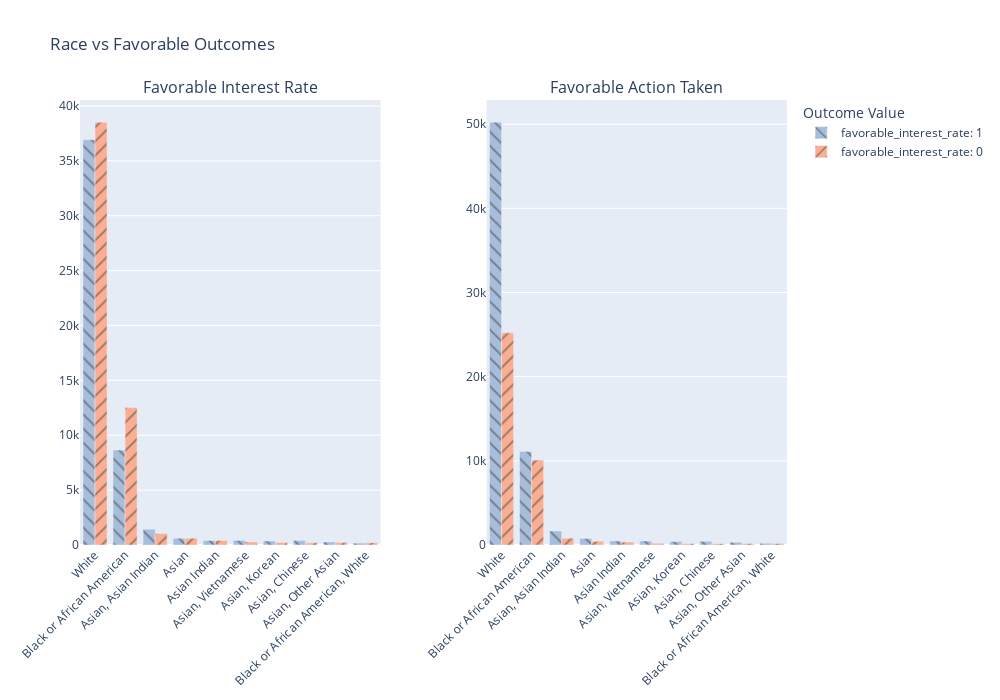
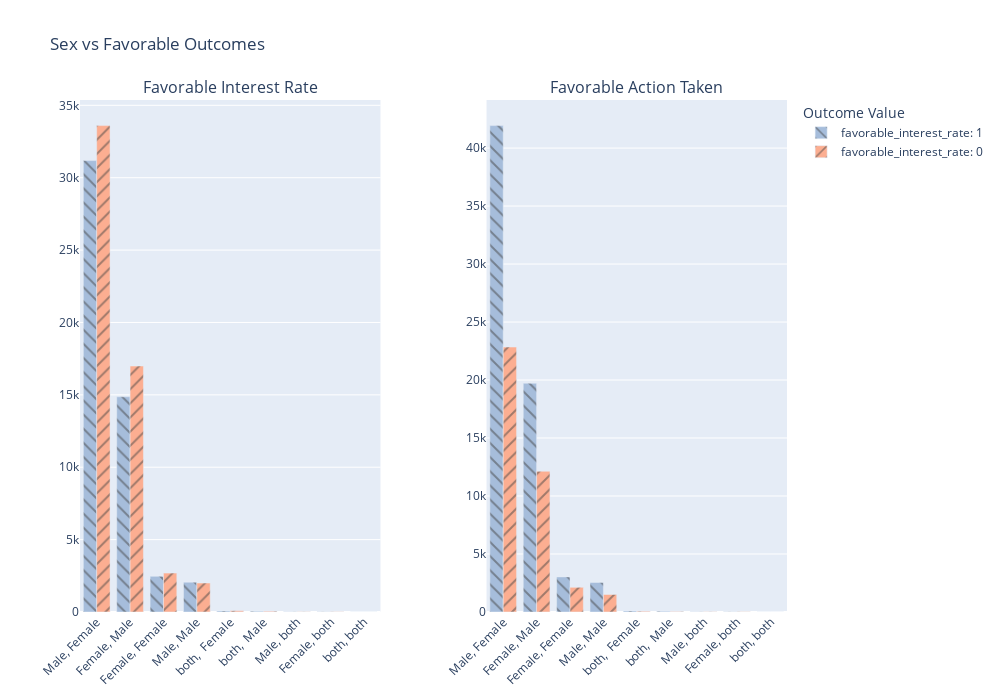

The notebook cell these images were saved under, in order:
### Code cell
%pip install plotly
import plotly.graph_objects as go
from plotly.subplots import make_subplots
bar_colors = ['#a6bddb', '#fcae91']
pattern_shapes = ['\\', '/']

def abbreviate_labels(labels):
    abbr = {label: f"{label}" if 'both' not in label else ', '.join([i if 'both' not in i else 'both' for i in label.split(',')]) for i, label in enumerate(labels)}
    return abbr, list(abbr.values()), abbr.items()

for protected_var, protected_label in {
    'derived_race_new': 'Race',
    'derived_sex_new': 'Sex'
}.items():
    subset = filtered_race if protected_var == 'derived_race_new' else filtered
    category_order = (
        subset[protected_var]
        .value_counts()
        .head(10 if protected_var == 'derived_race_new' else None)
        .sort_values(ascending=False)
        .index.tolist()
    )

    abbr_map, abbr_labels, abbr_items = abbreviate_labels(category_order)
    subset = subset[subset[protected_var].isin(category_order)].copy()
    subset['abbr_label'] = subset[protected_var].map(abbr_map)

    fig = make_subplots(
        rows=1, cols=2,
        subplot_titles=["Favorable Interest Rate", "Favorable Action Taken"],
        horizontal_spacing=0.15
    )

    for i, dep in enumerate(['favorable_interest_rate', 'favorable_action_taken']):
        grouped = (
            subset
            .groupby(['abbr_label', dep])
            .size()
            .reset_index(name='count')
        )
        for j, val in enumerate([1, 0]):
            df = grouped[grouped[dep] == val]
            df['abbr_label'] = pd.Categorical(df['abbr_label'], categories=abbr_labels, ordered=True)
            df = df.sort_values('abbr_label')
            fig.add_trace(
                go.Bar(
                    x=df['abbr_label'],
                    y=df['count'],
                    name=f"{dep}: {val}",
                    marker_color=bar_colors[j],
                    marker_pattern_shape=pattern_shapes[j],
                    showlegend=(i == 0)
                ),
                row=1, col=i+1
            )

    fig.update_layout(
        title_text=f"{protected_label} vs Favorable Outcomes",
        barmode='group',
        height=700,
        width=1000,
        legend_title="Outcome Value"
    )
    fig.update_xaxes(tickangle=-45)

    print(f"\n===== Abbreviation Key for {protected_label} =====\n")
    for long, short in abbr_items:
        print(f"{short}: {long}")

    fig.show()

### Figure 1 — Plotly figure (JSON) as saved in the notebook; plotly's stock layout.template omitted (floating-point values rounded to 4 significant figures)
{"data": [{"marker": {"color": "#a6bddb", "pattern": {"shape": "\\"}}, "name": "favorable_interest_rate: 1", "showlegend": true, "type": "bar", "x": ["White", "Black or African American", "Asian, Asian Indian", "Asian", "Asian Indian", "Asian, Vietnamese", "Asian, Korean", "Asian, Chinese", "Asian, Other Asian", "Black or African American, White"], "xaxis": "x", "y": [36926, 8651, 1440, 611, 412, 421, 367, 400, 274, 175], "yaxis": "y"}, {"marker": {"color": "#fcae91", "pattern": {"shape": "/"}}, "name": "favorable_interest_rate: 0", "showlegend": true, "type": "bar", "x": ["White", "Black or African American", "Asian, Asian Indian", "Asian", "Asian Indian", "Asian, Vietnamese", "Asian, Korean", "Asian, Chinese", "Asian, Other Asian", "Black or African American, White"], "xaxis": "x", "y": [38515, 12537, 1041, 613, 417, 284, 232, 199, 219, 210], "yaxis": "y"}, {"marker": {"color": "#a6bddb", "pattern": {"shape": "\\"}}, "name": "favorable_action_taken: 1", "showlegend": false, "type": "bar", "x": ["White", "Black or African American", "Asian, Asian Indian", "Asian", "Asian Indian", "Asian, Vietnamese", "Asian, Korean", "Asian, Chinese", "Asian, Other Asian", "Black or African American, White"], "xaxis": "x2", "y": [50230, 11103, 1665, 778, 476, 484, 419, 437, 320, 205], "yaxis": "y2"}, {"marker": {"color": "#fcae91", "pattern": {"shape": "/"}}, "name": "favorable_action_taken: 0", "showlegend": false, "type": "bar", "x": ["White", "Black or African American", "Asian, Asian Indian", "Asian", "Asian Indian", "Asian, Vietnamese", "Asian, Korean", "Asian, Chinese", "Asian, Other Asian", "Black or African American, White"], "xaxis": "x2", "y": [25211, 10085, 816, 446, 353, 221, 180, 162, 173, 180], "yaxis": "y2"}], "layout": {"annotations": [{"font": {"size": 16}, "showarrow": false, "text": "Favorable Interest Rate", "x": 0.2125, "xanchor": "center", "xref": "paper", "y": 1, "yanchor": "bottom", "yref": "paper"}, {"font": {"size": 16}, "showarrow": false, "text": "Favorable Action Taken", "x": 0.7875, "xanchor": "center", "xref": "paper", "y": 1, "yanchor": "bottom", "yref": "paper"}], "barmode": "group", "height": 700, "legend": {"title": {"text": "Outcome Value"}}, "title": {"text": "Race vs Favorable Outcomes"}, "width": 1000, "xaxis": {"anchor": "y", "domain": [0, 0.425], "tickangle": -45}, "xaxis2": {"anchor": "y2", "domain": [0.575, 1], "tickangle": -45}, "yaxis": {"anchor": "x", "domain": [0, 1]}, "yaxis2": {"anchor": "x2", "domain": [0, 1]}}}

### Figure 2 — Plotly figure (JSON) as saved in the notebook; plotly's stock layout.template omitted (floating-point values rounded to 4 significant figures)
{"data": [{"marker": {"color": "#a6bddb", "pattern": {"shape": "\\"}}, "name": "favorable_interest_rate: 1", "showlegend": true, "type": "bar", "x": ["Male, Female", "Female, Male", "Female, Female", "Male, Male", "both,  Female", "both,  Male", "Male, both", "Female, both", "both, both"], "xaxis": "x", "y": [31183, 14866, 2466, 2061, 73, 54, 19, 14, 6], "yaxis": "y"}, {"marker": {"color": "#fcae91", "pattern": {"shape": "/"}}, "name": "favorable_interest_rate: 0", "showlegend": true, "type": "bar", "x": ["Male, Female", "Female, Male", "Female, Female", "Male, Male", "both,  Female", "both,  Male", "Male, both", "Female, both", "both, both"], "xaxis": "x", "y": [33599, 16990, 2687, 2002, 79, 51, 23, 15, 7], "yaxis": "y"}, {"marker": {"color": "#a6bddb", "pattern": {"shape": "\\"}}, "name": "favorable_action_taken: 1", "showlegend": false, "type": "bar", "x": ["Male, Female", "Female, Male", "Female, Female", "Male, Male", "both,  Female", "both,  Male", "Male, both", "Female, both", "both, both"], "xaxis": "x2", "y": [41938, 19722, 3028, 2550, 89, 62, 23, 16, 8], "yaxis": "y2"}, {"marker": {"color": "#fcae91", "pattern": {"shape": "/"}}, "name": "favorable_action_taken: 0", "showlegend": false, "type": "bar", "x": ["Male, Female", "Female, Male", "Female, Female", "Male, Male", "both,  Female", "both,  Male", "Male, both", "Female, both", "both, both"], "xaxis": "x2", "y": [22844, 12134, 2125, 1513, 63, 43, 19, 13, 5], "yaxis": "y2"}], "layout": {"annotations": [{"font": {"size": 16}, "showarrow": false, "text": "Favorable Interest Rate", "x": 0.2125, "xanchor": "center", "xref": "paper", "y": 1, "yanchor": "bottom", "yref": "paper"}, {"font": {"size": 16}, "showarrow": false, "text": "Favorable Action Taken", "x": 0.7875, "xanchor": "center", "xref": "paper", "y": 1, "yanchor": "bottom", "yref": "paper"}], "barmode": "group", "height": 700, "legend": {"title": {"text": "Outcome Value"}}, "title": {"text": "Sex vs Favorable Outcomes"}, "width": 1000, "xaxis": {"anchor": "y", "domain": [0, 0.425], "tickangle": -45}, "xaxis2": {"anchor": "y2", "domain": [0.575, 1], "tickangle": -45}, "yaxis": {"anchor": "x", "domain": [0, 1]}, "yaxis2": {"anchor": "x2", "domain": [0, 1]}}}
